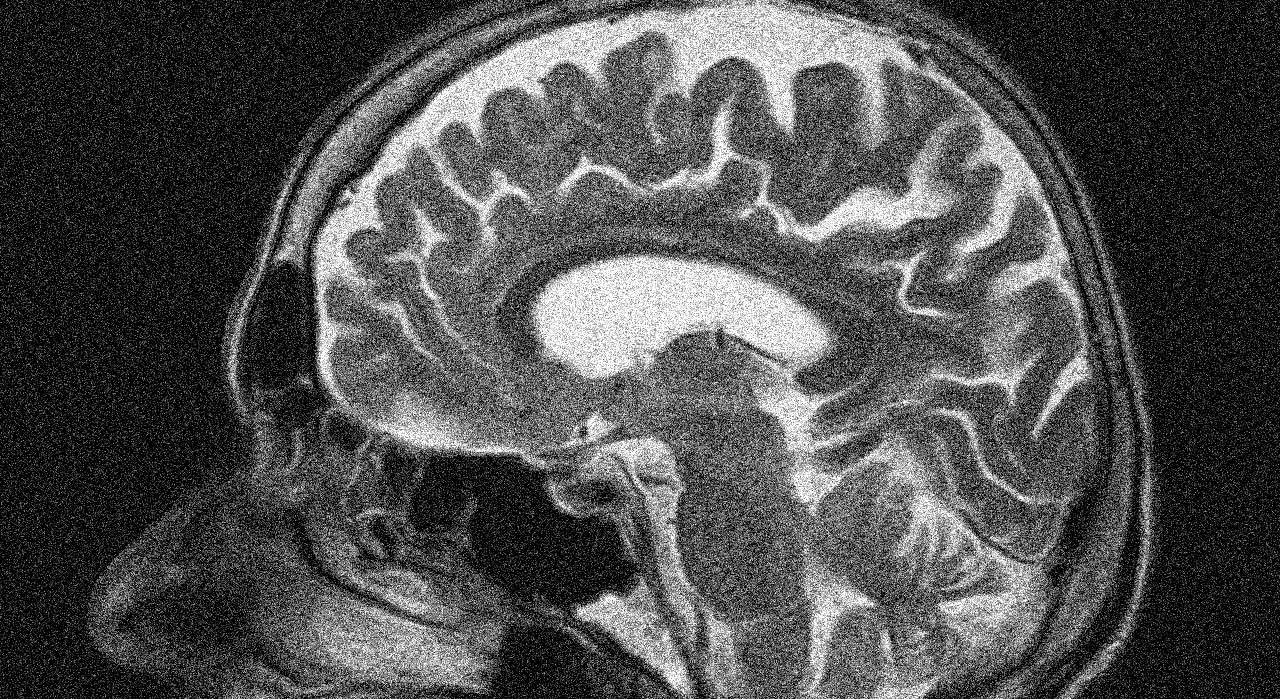
#> input picture module10-image-restoration/images/mri-skull-20-percent-gaussian-noise.jpg, 1280 x 699 px
$ python bilateralFilter.py
#> lines starting #> are read from the running program, lines starting #| are printed output that depends on the picture
# Load image with gaussian noise.
import cv2
from matplotlib import pyplot as plt

image1 = cv2.imread('images/mri-skull-20-percent-gaussian-noise.jpg')
#> image1 is the input picture: shape (699, 1280, 3); min 0, max 255, mean 78.8
image2 = cv2.imread('images/mri-skull-40-percent-gaussian-noise.jpg')
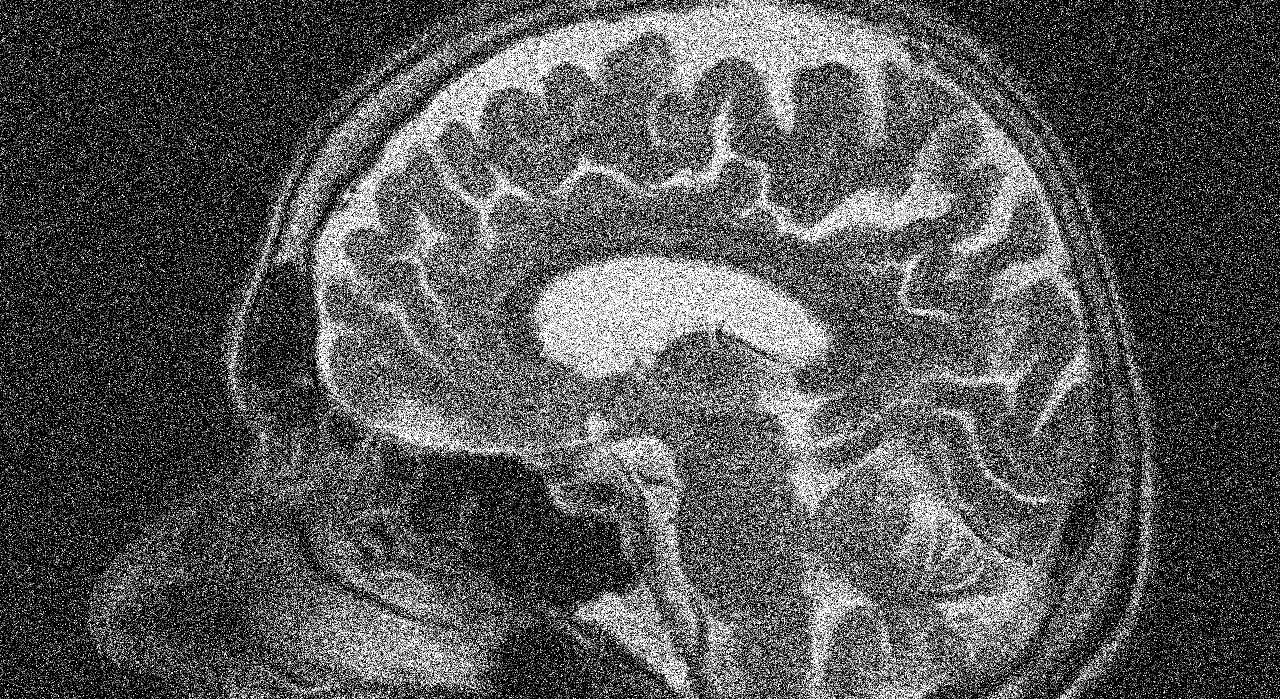
#> input picture module10-image-restoration/images/mri-skull-40-percent-gaussian-noise.jpg, 1280 x 699 px
#> image2 is the input picture: shape (699, 1280, 3); min 0, max 255, mean 86.5


# diameter of the pixel neighborhood used during filtering.
dia = 20

# Larger the value the distant colours will be mixed together
# to produce areas of semi equal colors.
sigmaColor = 200

# Larger the value more the influence of the farther placed pixels
# as long as their colors are close enough.
sigmaSpace = 100

# Apply bilateralFilter.
dst1 = cv2.bilateralFilter(image1, dia, sigmaColor, sigmaSpace)
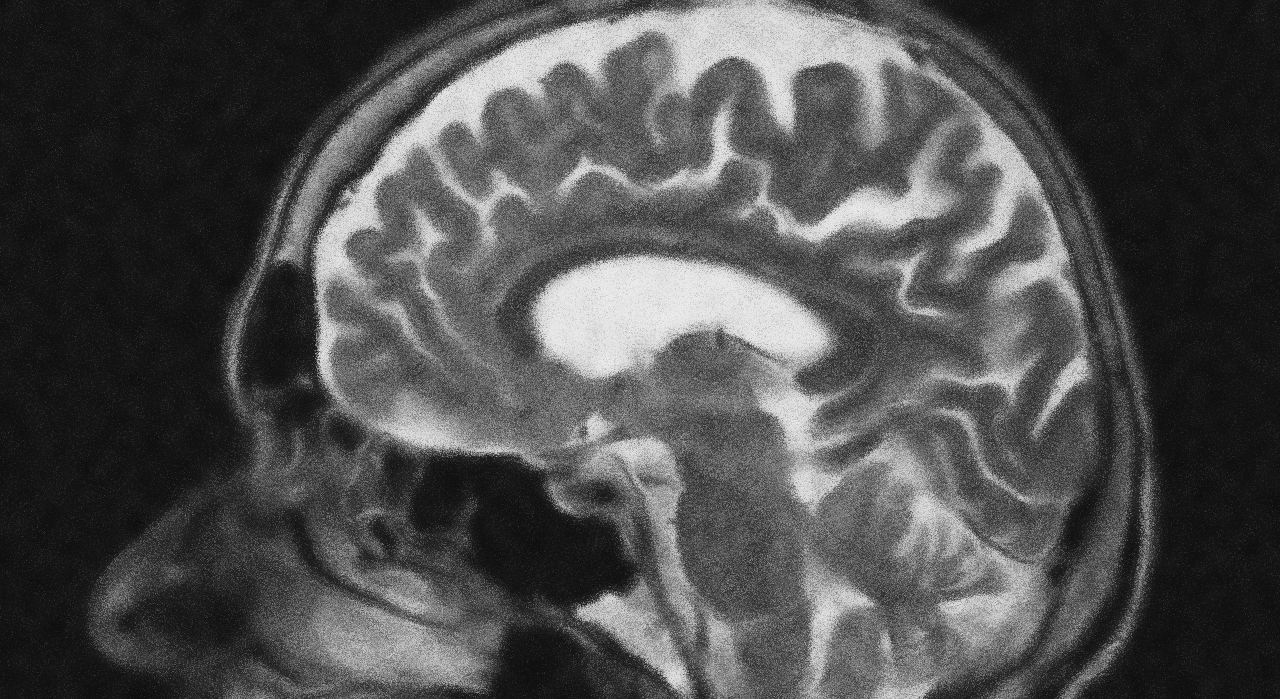
#> dst1: shape (699, 1280, 3); min 13, max 236, mean 77.6
dst2 = cv2.bilateralFilter(image2, dia, sigmaColor, sigmaSpace)

plt.figure(figsize = (20, 12))
plt.subplot(221); plt.axis('off'); plt.imshow(image1[:,:,::-1]); plt.title("Image with 20% gaussian noise")
plt.subplot(222); plt.axis('off'); plt.imshow(dst1[:,:,::-1]);   plt.title("Bilateral blur Result")
plt.subplot(223); plt.axis('off'); plt.imshow(image2[:,:,::-1]); plt.title("Image with 40% gaussian noise")
plt.subplot(224); plt.axis('off'); plt.imshow(dst2[:,:,::-1]);   plt.title("Bilateral blur Result")
plt.show()
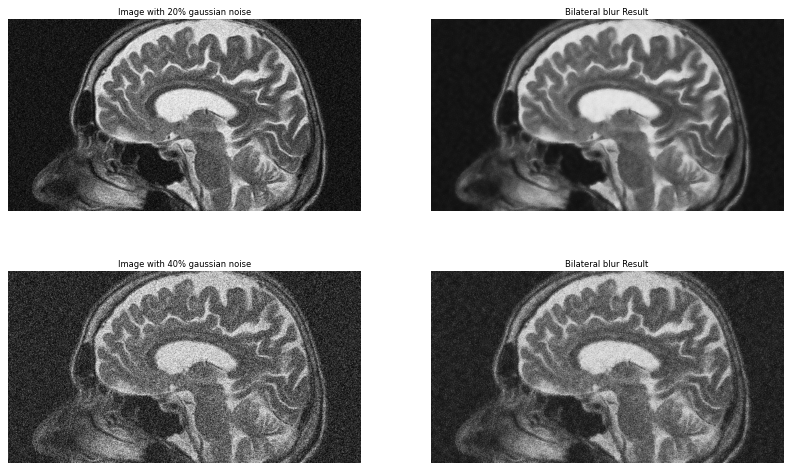
#> figure drawn by matplotlib, 4 panels
